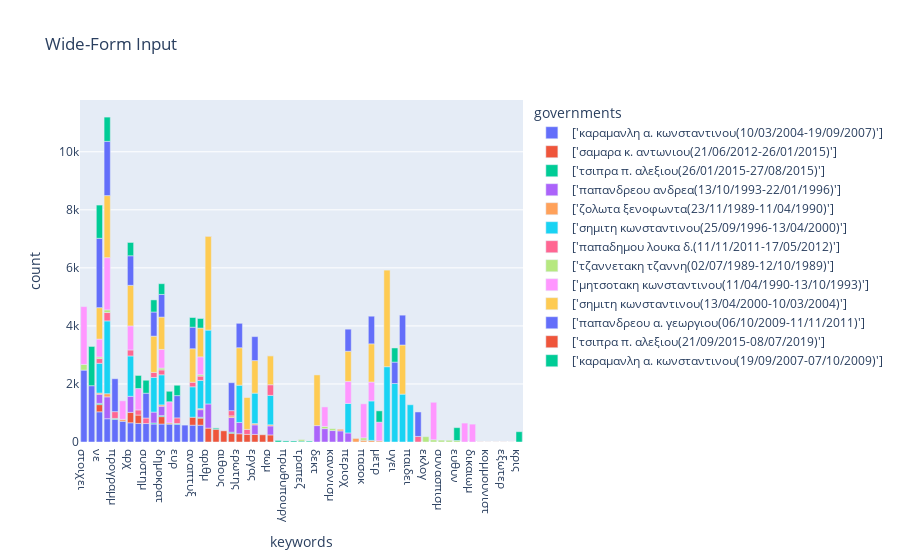

Source (notebook cell):
### Code cell
fig = px.bar(df2, x="keywords", y="count", color="governments", title="Wide-Form Input")
fig.show()

### Figure 1 — Plotly figure (JSON) as saved in the notebook; plotly's stock layout.template omitted (floating-point values rounded to 4 significant figures)
{"data": [{"alignmentgroup": "True", "hovertemplate": "governments=['καραμανλη α. κωνσταντινου(10/03/2004-19/09/2007)']<br>keywords=%{x}<br>count=%{y}<extra></extra>", "legendgroup": "['καραμανλη α. κωνσταντινου(10/03/2004-19/09/2007)']", "marker": {"color": "#636efa", "pattern": {"shape": ""}}, "name": "['καραμανλη α. κωνσταντινου(10/03/2004-19/09/2007)']", "offsetgroup": "['καραμανλη α. κωνσταντινου(10/03/2004-19/09/2007)']", "orientation": "v", "showlegend": true, "textposition": "auto", "type": "bar", "x": ["στοιχει", "αυξης", "νε", "εθν", "προγραμμ", "τομ", "αρχ", "ρυθμις", "συστημ", "σχεδ", "δημοκρατ", "εργαζομεν", "ευρ", "μην", "αναπτυξ", "τροπολογ"], "xaxis": "x", "y": [2477, 1940, 1040, 802, 775, 715, 663, 640, 636, 620, 619, 616, 606, 582, 579, 579], "yaxis": "y"}, {"alignmentgroup": "True", "hovertemplate": "governments=['σαμαρα κ. αντωνιου(21/06/2012-26/01/2015)']<br>keywords=%{x}<br>count=%{y}<extra></extra>", "legendgroup": "['σαμαρα κ. αντωνιου(21/06/2012-26/01/2015)']", "marker": {"color": "#EF553B", "pattern": {"shape": ""}}, "name": "['σαμαρα κ. αντωνιου(21/06/2012-26/01/2015)']", "offsetgroup": "['σαμαρα κ. αντωνιου(21/06/2012-26/01/2015)']", "orientation": "v", "showlegend": true, "textposition": "auto", "type": "bar", "x": ["αριθμ", "συριζ", "αιθους", "αρχ", "κοινοβουλευτ", "ρυθμις", "ερωτης", "αναπτυξ", "συνεδριας", "εργας", "δημοκρατ", "ανθρωπ", "νε", "σωμ", "τροπολογ"], "xaxis": "x", "y": [479, 439, 385, 358, 300, 289, 284, 275, 263, 261, 255, 249, 248, 244, 244], "yaxis": "y"}, {"alignmentgroup": "True", "hovertemplate": "governments=['τσιπρα π. αλεξιου(26/01/2015-27/08/2015)']<br>keywords=%{x}<br>count=%{y}<extra></extra>", "legendgroup": "['τσιπρα π. αλεξιου(26/01/2015-27/08/2015)']", "marker": {"color": "#00cc96", "pattern": {"shape": ""}}, "name": "['τσιπρα π. αλεξιου(26/01/2015-27/08/2015)']", "offsetgroup": "['τσιπρα π. αλεξιου(26/01/2015-27/08/2015)']", "orientation": "v", "showlegend": true, "textposition": "auto", "type": "bar", "x": ["διαπραγματευς", "συριζ", "νε", "προγραμμ", "κοινοβουλευτ", "πρωθυπουργ", "τσιπρ", "σχεδ", "δημοκρατ", "τραπεζ", "ευρ", "μνημον", "τροπολογ"], "xaxis": "x", "y": [54, 46, 43, 38, 37, 37, 35, 35, 35, 32, 31, 31, 29], "yaxis": "y"}, {"alignmentgroup": "True", "hovertemplate": "governments=['παπανδρεου ανδρεα(13/10/1993-22/01/1996)']<br>keywords=%{x}<br>count=%{y}<extra></extra>", "legendgroup": "['παπανδρεου ανδρεα(13/10/1993-22/01/1996)']", "marker": {"color": "#ab63fa", "pattern": {"shape": ""}}, "name": "['παπανδρεου ανδρεα(13/10/1993-22/01/1996)']", "offsetgroup": "['παπανδρεου ανδρεα(13/10/1993-22/01/1996)']", "orientation": "v", "showlegend": true, "textposition": "auto", "type": "bar", "x": ["αριθμ", "εθν", "δεκτ", "αρχ", "κοινοβουλευτ", "συμβουλ", "κανονισμ", "ερωτης", "εκπροσωπ", "σχεδ", "εργας", "δημοκρατ", "νε", "περιοχ", "σωμ", "τροπολογ"], "xaxis": "x", "y": [832, 753, 565, 554, 505, 461, 394, 389, 384, 376, 330, 325, 313, 312, 310, 262], "yaxis": "y"}, {"alignmentgroup": "True", "hovertemplate": "governments=['ζολωτα ξενοφωντα(23/11/1989-11/04/1990)']<br>keywords=%{x}<br>count=%{y}<extra></extra>", "legendgroup": "['ζολωτα ξενοφωντα(23/11/1989-11/04/1990)']", "marker": {"color": "#FFA15A", "pattern": {"shape": ""}}, "name": "['ζολωτα ξενοφωντα(23/11/1989-11/04/1990)']", "offsetgroup": "['ζολωτα ξενοφωντα(23/11/1989-11/04/1990)']", "orientation": "v", "showlegend": true, "textposition": "auto", "type": "bar", "x": ["οικουμεν", "εθν", "τομ", "πασοκ", "κοινοβουλευτ", "υπηρες", "εκπροσωπ", "εργας", "δημοκρατ", "εργαζομεν", "νε", "μετρ", "σωμ", "τροπολογ"], "xaxis": "x", "y": [123, 109, 65, 61, 58, 55, 54, 44, 44, 42, 42, 39, 39, 36], "yaxis": "y"}, {"alignmentgroup": "True", "hovertemplate": "governments=['σημιτη κωνσταντινου(25/09/1996-13/04/2000)']<br>keywords=%{x}<br>count=%{y}<extra></extra>", "legendgroup": "['σημιτη κωνσταντινου(25/09/1996-13/04/2000)']", "marker": {"color": "#19d3f3", "pattern": {"shape": ""}}, "name": "['σημιτη κωνσταντινου(25/09/1996-13/04/2000)']", "offsetgroup": "['σημιτη κωνσταντινου(25/09/1996-13/04/2000)']", "orientation": "v", "showlegend": true, "textposition": "auto", "type": "bar", "x": ["γεωργ", "αριθμ", "εθν", "υγει", "πλαισι", "αρχ", "υπηρες", "ερωτης", "παιδει", "σχεδ", "αναπτυξ", "εργας", "δημοκρατ", "νε", "περιοχ", "σωμ", "τροπολογ"], "xaxis": "x", "y": [2595, 2545, 2509, 2015, 1649, 1390, 1360, 1284, 1283, 1194, 1048, 1048, 1037, 1026, 1016, 1013, 972], "yaxis": "y"}, {"alignmentgroup": "True", "hovertemplate": "governments=['παπαδημου λουκα δ.(11/11/2011-17/05/2012)']<br>keywords=%{x}<br>count=%{y}<extra></extra>", "legendgroup": "['παπαδημου λουκα δ.(11/11/2011-17/05/2012)']", "marker": {"color": "#FF6692", "pattern": {"shape": ""}}, "name": "['παπαδημου λουκα δ.(11/11/2011-17/05/2012)']", "offsetgroup": "['παπαδημου λουκα δ.(11/11/2011-17/05/2012)']", "orientation": "v", "showlegend": true, "textposition": "auto", "type": "bar", "x": ["σωμ", "εθν", "προγραμμ", "αρχ", "ευρ", "προσπαθει", "συστημ", "κοινοβουλευτ", "ρυθμις", "σχεδ", "συνεδριας", "δημοκρατ", "νε", "αναπτυξ", "τροπολογ"], "xaxis": "x", "y": [366, 288, 233, 206, 194, 192, 191, 180, 176, 173, 171, 168, 162, 157, 149], "yaxis": "y"}, {"alignmentgroup": "True", "hovertemplate": "governments=['τζαννετακη τζαννη(02/07/1989-12/10/1989)']<br>keywords=%{x}<br>count=%{y}<extra></extra>", "legendgroup": "['τζαννετακη τζαννη(02/07/1989-12/10/1989)']", "marker": {"color": "#B6E880", "pattern": {"shape": ""}}, "name": "['τζαννετακη τζαννη(02/07/1989-12/10/1989)']", "offsetgroup": "['τζαννετακη τζαννη(02/07/1989-12/10/1989)']", "orientation": "v", "showlegend": true, "textposition": "auto", "type": "bar", "x": ["στοιχει", "εκλογ", "εθν", "πασοκ", "αποψ", "συμβουλ", "κανονισμ", "δημοκρατ", "συνασπισμ", "δικαιοσυν", "τραπεζ", "νε", "ευθυν", "τροπολογ"], "xaxis": "x", "y": [195, 183, 92, 84, 78, 75, 66, 64, 63, 59, 54, 54, 52, 48], "yaxis": "y"}, {"alignmentgroup": "True", "hovertemplate": "governments=['μητσοτακη κωνσταντινου(11/04/1990-13/10/1993)']<br>keywords=%{x}<br>count=%{y}<extra></extra>", "legendgroup": "['μητσοτακη κωνσταντινου(11/04/1990-13/10/1993)']", "marker": {"color": "#FF97FF", "pattern": {"shape": ""}}, "name": "['μητσοτακη κωνσταντινου(11/04/1990-13/10/1993)']", "offsetgroup": "['μητσοτακη κωνσταντινου(11/04/1990-13/10/1993)']", "orientation": "v", "showlegend": true, "textposition": "auto", "type": "bar", "x": ["στοιχει", "εθν", "αποψ", "πασοκ", "αρχ", "περιοχ", "ρυθμις", "εργαζομεν", "συμβουλ", "δις ", "υπηρες", "μετρ", "δημοκρατ", "τομ", "νε", "δικαιωμ", "τροπολογ"], "xaxis": "x", "y": [1993, 1799, 1290, 1171, 828, 762, 738, 729, 673, 652, 652, 645, 643, 639, 618, 616, 615], "yaxis": "y"}, {"alignmentgroup": "True", "hovertemplate": "governments=['σημιτη κωνσταντινου(13/04/2000-10/03/2004)']<br>keywords=%{x}<br>count=%{y}<extra></extra>", "legendgroup": "['σημιτη κωνσταντινου(13/04/2000-10/03/2004)']", "marker": {"color": "#FECB52", "pattern": {"shape": ""}}, "name": "['σημιτη κωνσταντινου(13/04/2000-10/03/2004)']", "offsetgroup": "['σημιτη κωνσταντινου(13/04/2000-10/03/2004)']", "orientation": "v", "showlegend": true, "textposition": "auto", "type": "bar", "x": ["γεωργ", "αριθμ", "εθν", "δεκτ", "πλαισι", "αρχ", "υπηρες", "ερωτης", "σχεδ", "αναπτυξ", "εργας", "δημοκρατ", "συνεδριας", "νε", "περιοχ", "σωμ", "τροπολογ"], "xaxis": "x", "y": [3327, 3237, 2138, 1746, 1693, 1399, 1315, 1291, 1249, 1154, 1122, 1115, 1098, 1083, 1038, 1001, 992], "yaxis": "y"}, {"alignmentgroup": "True", "hovertemplate": "governments=['παπανδρεου α. γεωργιου(06/10/2009-11/11/2011)']<br>keywords=%{x}<br>count=%{y}<extra></extra>", "legendgroup": "['παπανδρεου α. γεωργιου(06/10/2009-11/11/2011)']", "marker": {"color": "#636efa", "pattern": {"shape": ""}}, "name": "['παπανδρεου α. γεωργιου(06/10/2009-11/11/2011)']", "offsetgroup": "['παπανδρεου α. γεωργιου(06/10/2009-11/11/2011)']", "orientation": "v", "showlegend": true, "textposition": "auto", "type": "bar", "x": ["νε", "εθν", "προγραμμ", "πλαισι", "αρχ", "κοινοβουλευτ", "υπηρες", "συστημ", "ερωτης", "προσπαθει", "σχεδ", "εργας", "δημοκρατ", "ευρ", "περιοχ", "αναπτυξ", "υγει"], "xaxis": "x", "y": [2389, 1868, 1133, 1028, 1018, 963, 952, 855, 851, 843, 832, 826, 779, 767, 759, 743, 738], "yaxis": "y"}, {"alignmentgroup": "True", "hovertemplate": "governments=['τσιπρα π. αλεξιου(21/09/2015-08/07/2019)']<br>keywords=%{x}<br>count=%{y}<extra></extra>", "legendgroup": "['τσιπρα π. αλεξιου(21/09/2015-08/07/2019)']", "marker": {"color": "#EF553B", "pattern": {"shape": ""}}, "name": "['τσιπρα π. αλεξιου(21/09/2015-08/07/2019)']", "offsetgroup": "['τσιπρα π. αλεξιου(21/09/2015-08/07/2019)']", "orientation": "v", "showlegend": true, "textposition": "auto", "type": "bar", "x": ["κωλυμ", "κομμουνιστ", "αριθμ", "συριζ", "καταλογ", "εξωτερ", "ερωτης", "κυκλ", "σωμ"], "xaxis": "x", "y": [4, 3, 3, 3, 3, 3, 2, 2, 2], "yaxis": "y"}, {"alignmentgroup": "True", "hovertemplate": "governments=['καραμανλη α. κωνσταντινου(19/09/2007-07/10/2009)']<br>keywords=%{x}<br>count=%{y}<extra></extra>", "legendgroup": "['καραμανλη α. κωνσταντινου(19/09/2007-07/10/2009)']", "marker": {"color": "#00cc96", "pattern": {"shape": ""}}, "name": "['καραμανλη α. κωνσταντινου(19/09/2007-07/10/2009)']", "offsetgroup": "['καραμανλη α. κωνσταντινου(19/09/2007-07/10/2009)']", "orientation": "v", "showlegend": true, "textposition": "auto", "type": "bar", "x": ["αυξης", "νε", "εθν", "υγει", "αρχ", "ρυθμις", "συστημ", "ευθυν", "σχεδ", "μετρ", "δημοκρατ", "εργαζομεν", "ευρ", "κρις", "αναπτυξ", "τροπολογ"], "xaxis": "x", "y": [1352, 1145, 836, 487, 459, 450, 445, 443, 417, 389, 370, 361, 357, 355, 333, 330], "yaxis": "y"}], "layout": {"barmode": "relative", "legend": {"title": {"text": "governments"}, "tracegroupgap": 0}, "title": {"text": "Wide-Form Input"}, "xaxis": {"anchor": "y", "domain": [0, 1], "title": {"text": "keywords"}}, "yaxis": {"anchor": "x", "domain": [0, 1], "title": {"text": "count"}}}}
